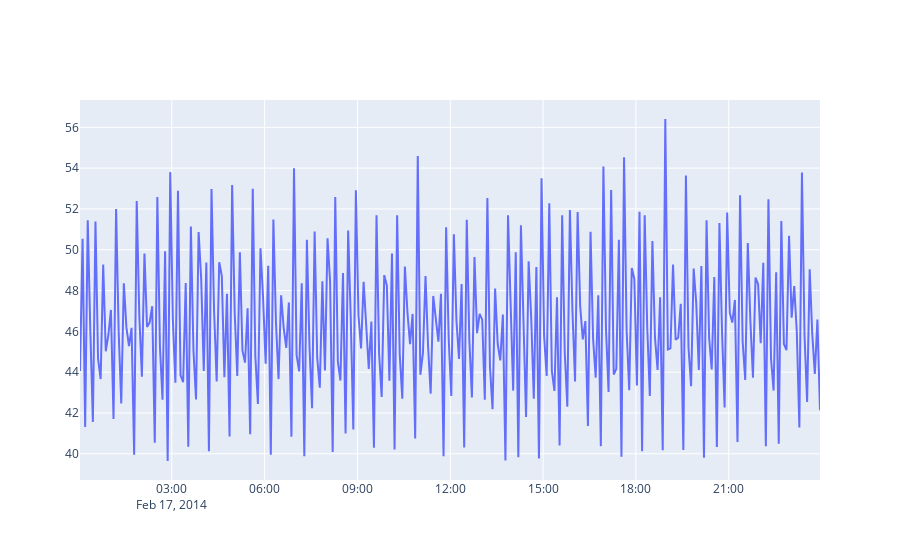

This figure's notebook cell:
### Code cell
df=full_df.loc[(full_df['timestamp']>'2014-02-17 00:00:00')&(full_df['timestamp']<'2014-02-17 23:59:59')]
# Using graph_objects
plot_data=go.Scatter(x=df['timestamp'], y=df['value'])
fig=go.Figure(data=[plot_data])
iplot(fig)

### Figure 1 — Plotly figure (JSON) as saved in the notebook; plotly's stock layout.template omitted (floating-point values rounded to 4 significant figures; data arrays with more than 128 entries replaced by an {"elided": "..."} marker saying what was removed)
{"data": [{"type": "scatter", "x": {"elided": "288 str values"}, "y": {"elided": "288 float values"}}], "layout": {}}
